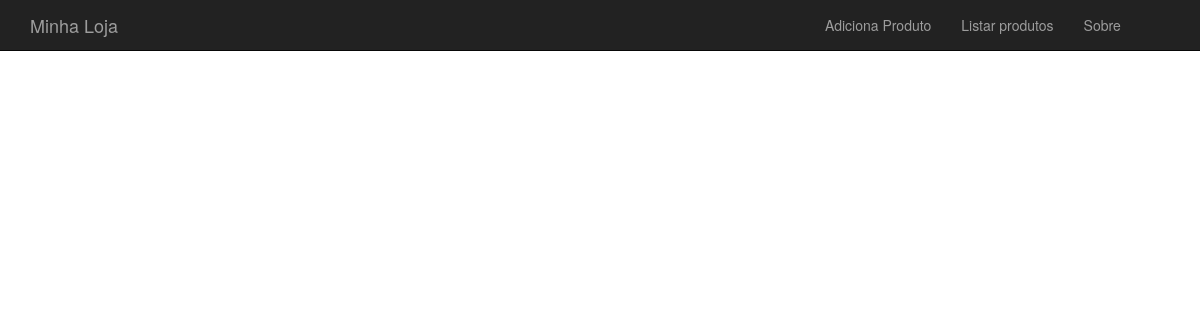
Before: /produto-lista.php with the older database file.
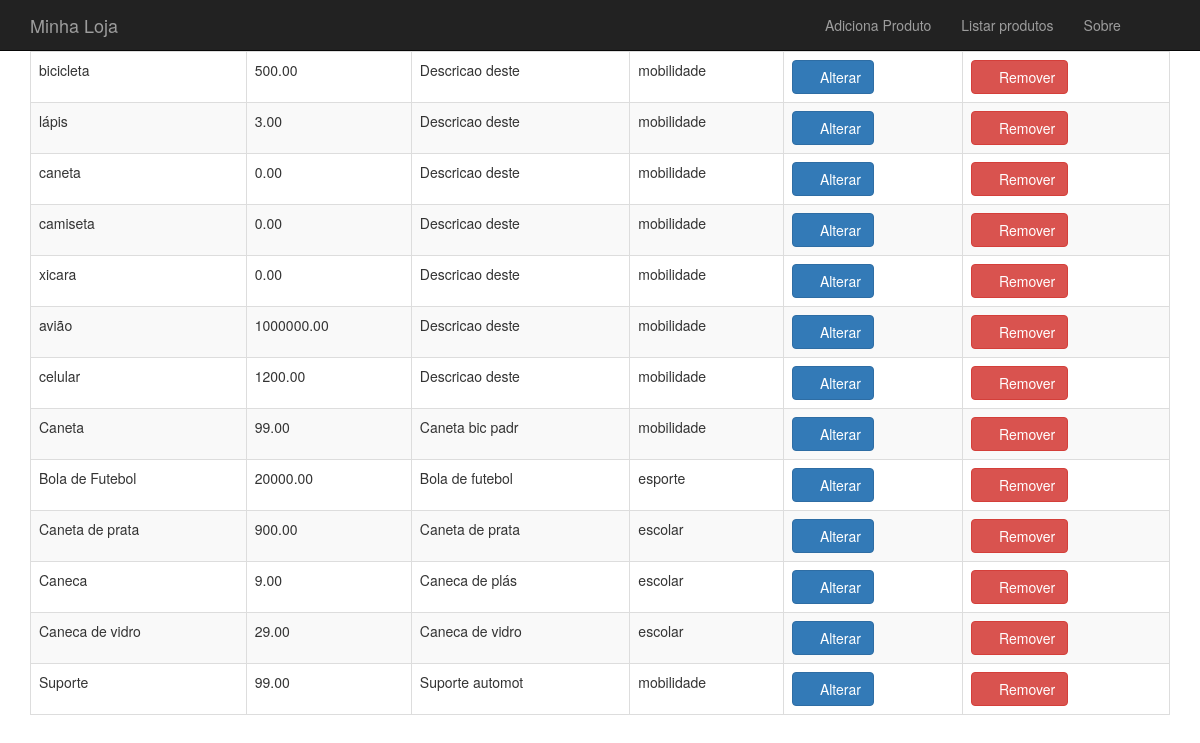
After: the same page with the newer database file.
### tables this page shows
CREATE TABLE `produtos` (
  `id` int(11) NOT NULL,
  `nome` varchar(255) DEFAULT NULL,
  `preco` decimal(10,2) DEFAULT NULL,
  `descricao` text,
  `categoria_id` int(11) DEFAULT NULL,
  `usado` tinyint(1) DEFAULT '0'
);

CREATE TABLE `categorias` (
  `id` int(11) NOT NULL,
  `nome` varchar(255) DEFAULT NULL
);

### include/banco-produto.php (called while the page is built, shortened)
<?php
  function listaProdutos($conexao) {
    $produtos = array();
    $resultado = mysqli_query($conexao, "select p.*, c.nome as categoria_nome from produtos as p join categorias as c on p.categoria_id = c.id");
    while($produto = mysqli_fetch_assoc($resultado)) {
      array_push($produtos, $produto);
    }
    return $produtos;
  }

### produto-lista.php (the view, shortened to what this page needs)
<?php
  include("include/cabecalho.php");
  include("include/conexao.php");
  include("include/banco-produto.php");
?>
<table class="table table-striped table-bordered">
  <?php
    $produtos = listaProdutos($conexao);
    foreach($produtos as $produto) :
  ?>
  <tr>
    <td><?= $produto['nome'] ?></td>
    <td><?= $produto['preco'] ?></td>
    <td><?= substr($produto['descricao'], 0, 15) ?></td>
    <td><?= $produto['categoria_nome'] ?></td>
    <td><a class="btn btn-primary" href="produto-altera-formulario.php?id=<?= $produto['id'] ?>"><span class="glyphicon glyphicon-refresh" aria-hidden="true"></span> Alterar</a></td>
    <td>
      <form action="remove-produto.php" method="post">
        <button class="btn btn-danger">
          <span class="glyphicon glyphicon-trash" aria-hidden="true"></span> Remover
        </button>
      </form>
    </td>
  </tr>
  <?php
    endforeach
  ?>
</table>
<?php include("include/rodape.php") ?>

Changed rows visible on the page:
now on this page (row edited): produtos: nome "bicicleta", preco "500.00", descricao "Descricao deste", categoria.nome "mobilidade"
now on this page (row edited): produtos: nome "lápis", preco "3.00", descricao "Descricao deste", categoria.nome "mobilidade"
now on this page (row edited): produtos: nome "caneta", preco "0.00", descricao "Descricao deste", categoria.nome "mobilidade"
now on this page (row edited): produtos: nome "camiseta", preco "0.00", descricao "Descricao deste", categoria.nome "mobilidade"
now on this page (row edited): produtos: nome "xicara", preco "0.00", descricao "Descricao deste", categoria.nome "mobilidade"
now on this page (row edited): produtos: nome "avião", preco "1000000.00", descricao "Descricao deste", categoria.nome "mobilidade"
now on this page (row edited): produtos: nome "celular", preco "1200.00", descricao "Descricao deste", categoria.nome "mobilidade"
now on this page (row edited): produtos: nome "Caneta", preco "99.00", descricao "Caneta bic padr", categoria.nome "mobilidade"
now on this page (row edited): produtos: nome "Bola de Futebol", preco "20000.00", descricao "Bola de futebol", categoria.nome "esporte"
added produtos: nome "Caneta de prata", preco "900.00", descricao "Caneta de prata", categoria.nome "escolar"
added produtos: nome "Caneca", preco "9.00", descricao "Caneca de plás", categoria.nome "escolar"
added produtos: nome "Caneca de vidro", preco "29.00", descricao "Caneca de vidro", categoria.nome "escolar"
added produtos: nome "Suporte", preco "99.00", descricao "Suporte automot", categoria.nome "mobilidade"
